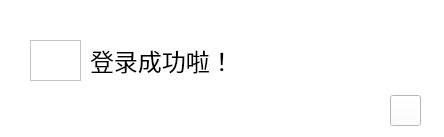
<?xml version="1.0" encoding="UTF-8"?>
<ui version="4.0">
 <class>Login_T</class>
 <widget class="QWidget" name="Login_T">
  <property name="geometry">
   <rect>
    <x>0</x>
    <y>0</y>
    <width>444</width>
    <height>137</height>
   </rect>
  </property>
  <property name="minimumSize">
   <size>
    <width>444</width>
    <height>137</height>
   </size>
  </property>
  <property name="maximumSize">
   <size>
    <width>444</width>
    <height>137</height>
   </size>
  </property>
  <property name="windowTitle">
   <string>Form</string>
  </property>
  <property name="styleSheet">
   <string notr="true">background-color: rgb(255, 255, 255);</string>
  </property>
  <widget class="QLabel" name="label">
   <property name="geometry">
    <rect>
     <x>90</x>
     <y>40</y>
     <width>341</width>
     <height>41</height>
    </rect>
   </property>
   <property name="minimumSize">
    <size>
     <width>341</width>
     <height>41</height>
    </size>
   </property>
   <property name="maximumSize">
    <size>
     <width>341</width>
     <height>41</height>
    </size>
   </property>
   <property name="styleSheet">
    <string notr="true">font: 30pt &quot;微软雅黑&quot;;</string>
   </property>
   <property name="text">
    <string>&lt;html&gt;&lt;head/&gt;&lt;body&gt;&lt;p&gt;&lt;span style=&quot; font-size:18pt;&quot;&gt;登录成功啦！&lt;/span&gt;&lt;/p&gt;&lt;/body&gt;&lt;/html&gt;</string>
   </property>
  </widget>
  <widget class="QPushButton" name="BackButton">
   <property name="geometry">
    <rect>
     <x>390</x>
     <y>95</y>
     <width>31</width>
     <height>31</height>
    </rect>
   </property>
   <property name="minimumSize">
    <size>
     <width>31</width>
     <height>31</height>
    </size>
   </property>
   <property name="maximumSize">
    <size>
     <width>31</width>
     <height>31</height>
    </size>
   </property>
   <property name="styleSheet">
    <string notr="true">border-image: url(:/pic/Right_Round_183px_1190967_easyicon.net.png);</string>
   </property>
   <property name="text">
    <string/>
   </property>
   <property name="shortcut">
    <string>Return</string>
   </property>
  </widget>
  <widget class="QGraphicsView" name="graphicsView">
   <property name="geometry">
    <rect>
     <x>30</x>
     <y>40</y>
     <width>51</width>
     <height>41</height>
    </rect>
   </property>
   <property name="minimumSize">
    <size>
     <width>51</width>
     <height>41</height>
    </size>
   </property>
   <property name="maximumSize">
    <size>
     <width>51</width>
     <height>41</height>
    </size>
   </property>
   <property name="styleSheet">
    <string notr="true">border-image: url(:/pic/happy_431px_1161500_easyicon.net.png);</string>
   </property>
  </widget>
 </widget>
 <resources/>
 <connections/>
</ui>
